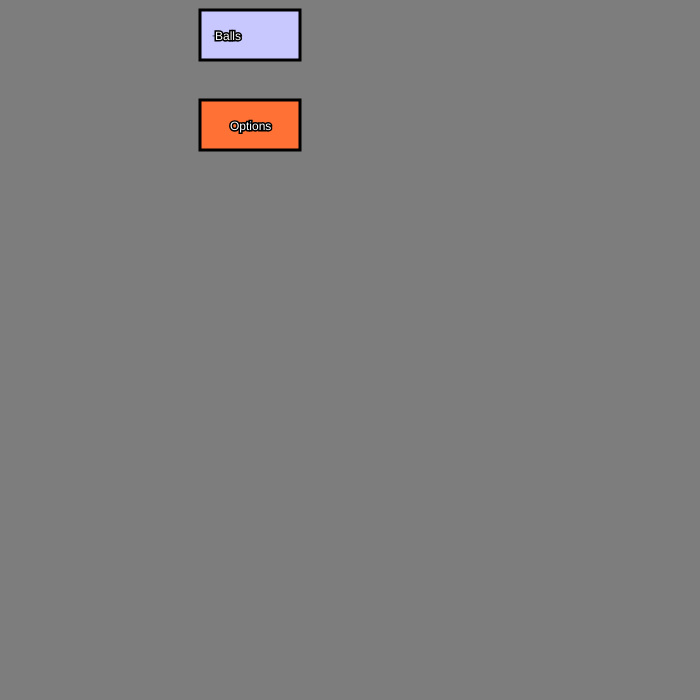
Frame 1 (no input)
Frame 60 (no input): identical to frame 1, image omitted
Frame 120 (the mouse pressed at the canvas centre since frame 60): identical to frame 1, image omitted

The p5.js sketch that drew this single still picture (run headless with seeded random() and noise() and a simulated clock; from frame 60 on, the mouse is pressed at the canvas centre):

// p5.js sketch
// ── sketch.js
var button2X;
var button2Y;

function setup()
{
  createCanvas(700,700);
  button2X = 200;
  button2Y = 100;

  
}

function draw()
{
	background(125,125,125)


	// Example 1: easy to understand - Start

	if (mouseX > 200 && mouseX < 200 + 100 && mouseY > 10 && mouseY < 10+50)
	{
		fill(255,200,0);
		stroke(0,0,0);
		strokeWeight(3);
		rect(200,10,100,50);		
		if (mouseIsPressed == true)
		{
			fill(248,89,255);
			stroke(51,70,190);
			textSize(120);
			text("U HV LIGMA",button2X-200,button2Y);
			text("U HV LIGMA",0,200)
			text("U HV LIGMA",0,300)
			text("U HV LIGMA",0,500)
			text("U HV LIGMA",0,600)
			text("U HV LIGMA",0,700)					
		}
	}
	else
	{
		fill(200,200,255);
		stroke(0,0,0);
		strokeWeight(3);
		rect(200,10,100,50);		
	}

	fill(255,255,255);
	stroke(0,0,0);
	textSize(12);
	text("Balls",215,40);

	// Example 1: easy to understand - End




	// Example 2: less code but harder to understand - Start

	strokeWeight(3);

	if (mouseX > button2X && mouseX < button2X + 100 && mouseY > button2Y && mouseY < button2Y+50)
	{
		fill(248,89,255);
		if (mouseIsPressed)
		{
			fill(255,0,0);
			stroke(0,0,0);
			textSize(120);
			text("Balls",400,300);
		}

		rect(button2X,button2Y,100,50);
		textSize(120);
		fill(255,255,255);
		stroke(0,0,0);
		text("LIGMA",0,300);
	}
	else
	{
		fill(255,113,53);
		rect(button2X,button2Y,100,50);
		textSize(12);
		fill(255,255,255);
		stroke(0,0,0);
		text("Options",button2X+30,button2Y+30);
	}


	// Example 2: less code but harder to understand - End


}
